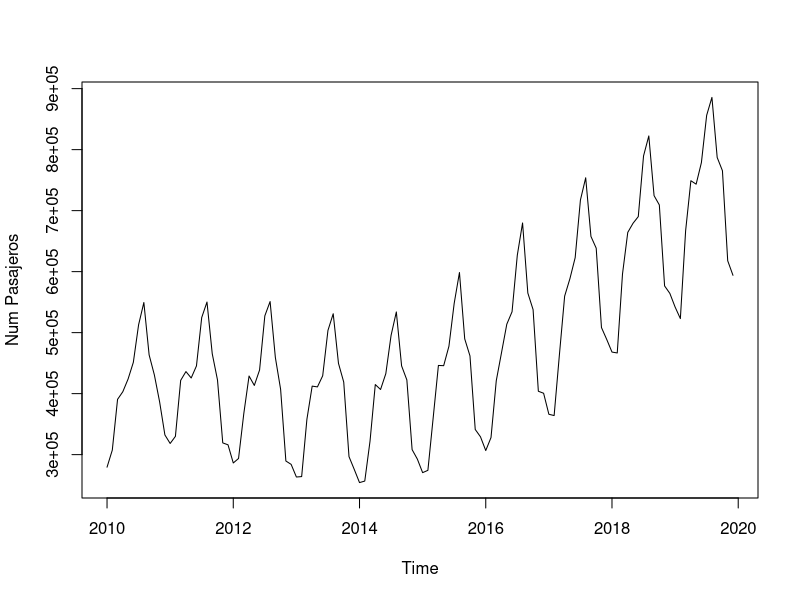
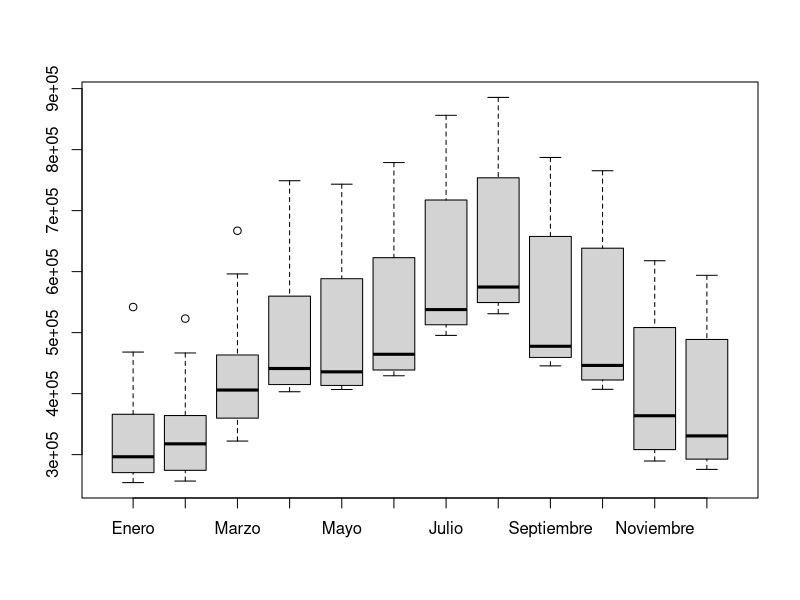
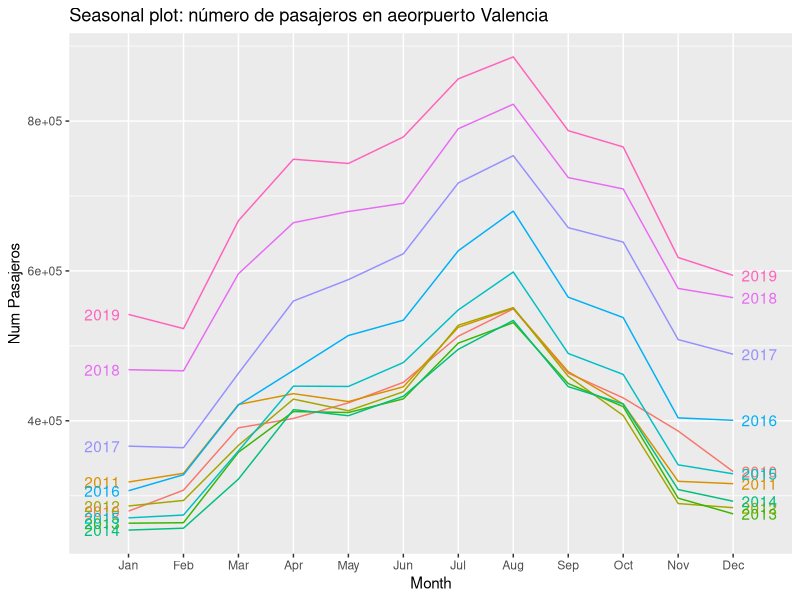
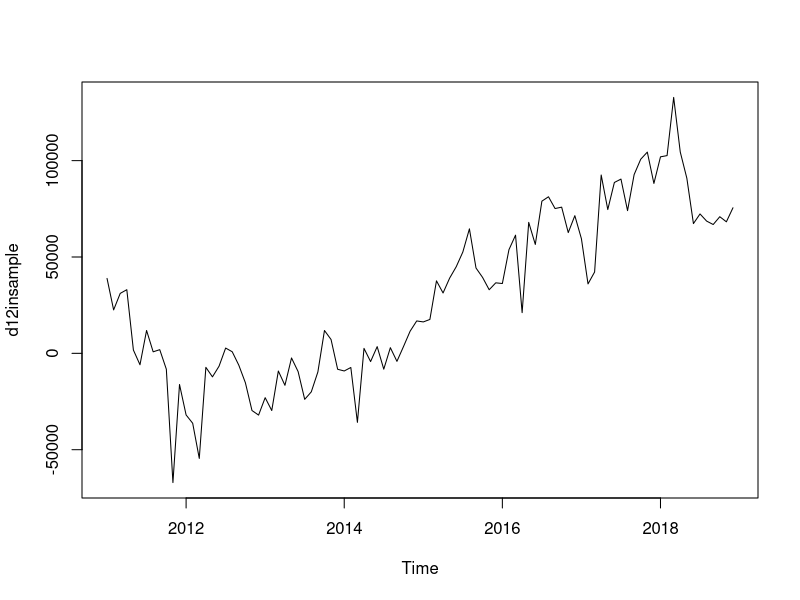
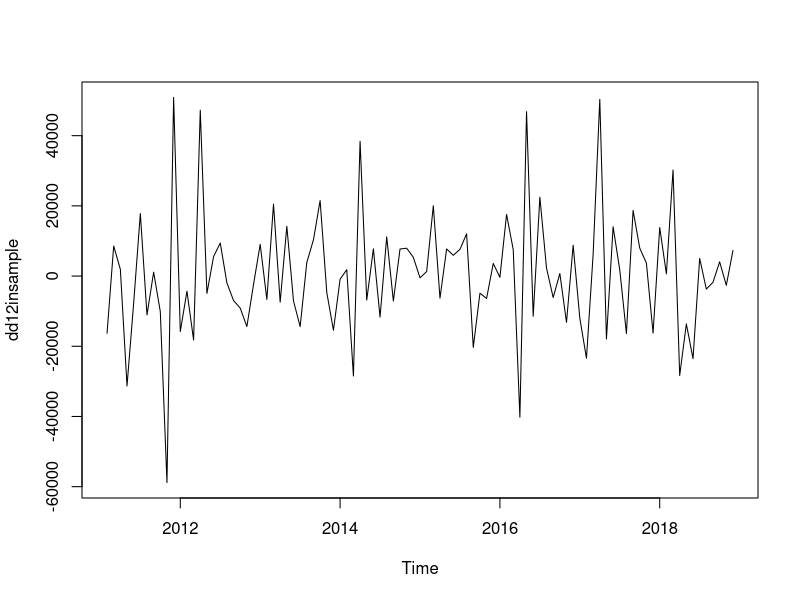
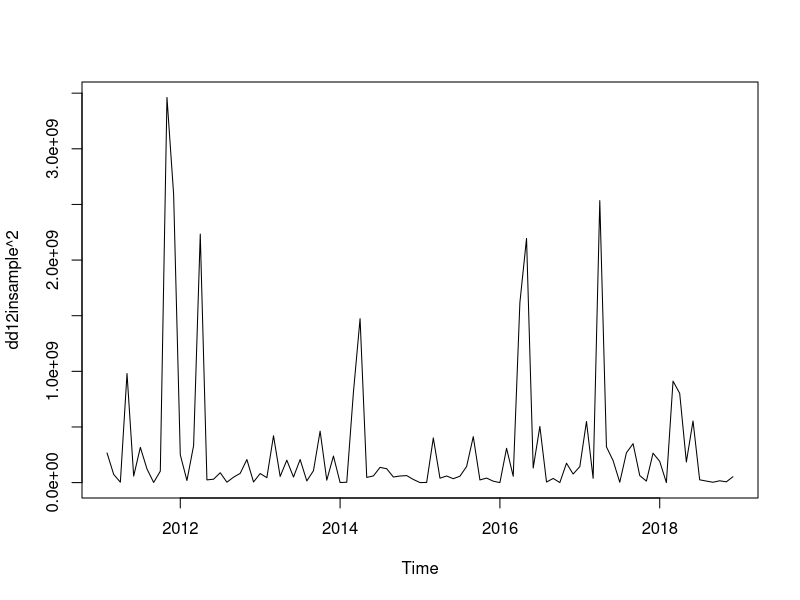

The R source for these figures, in order: (Note: this script raises an error after producing the figures.)
#Análisis de una serie temporal. Tráfico comercial en el aeropuerto de Valencia.

#En este caso práctico analizamos la serie temporal correspondiente al tráfico comercial en el aeropuerto de Valencia.  Cargamos los dos paquetes de R que vamos a utilizar en el análisis.


library(readr)
library(forecast)
remove(list=ls())
## **Ejemplo**: Tráfico comercial, aeropuerto de Valencia. Fuente: Ministerio de transportes, movilidad y agenda urbana (https://www.fomento.gob.es/BE/?nivel=2&orden=03000000).  

Dat_Pasajeros <- read.csv(file="Pasajeros.csv",header=TRUE,sep=";")
attach(Dat_Pasajeros)

T <- length(Total)
Pasajeros_ts <- ts(Total[121:T],start=c(2010,1),end=c(2019,12),frequency=12)

# Creamos una serie temporal con las observaciones a partir de enero de 2010. 
# Como se trata de datos mensuales, definimos frequency=12

# Descripción gráfica de la serie temporal

#Es habitual comenzar el análisis de una serie con la representación gráfica de los valores observados de la variable de interés en función del tiempo: 

plot(Pasajeros_ts,ylab="Num Pasajeros")


# A partir del gráfico temporal podemos apreciar una cierta evolución en el largo plazo (*tendencia*): durante los primeros cuatro años se observa una tendencia decreciente. A partir de 2014, la serie temporal toma valores cada vez mayores, es decir, la serie presenta una tendencia creciente. Por otro lado, se observa un comportamiento cíclico que se repite año tras año (*estacionalidad*), con un número mayor de pasajeros durante los meses de verano. La longitud del ciclo estacional es $c = 12$. 

# En este ejemplo, la estacionalidad de la serie se observa claramente en el gráfico temporal. No obstante, el diagrama de cajas por mes nos permite también valorar la presencia de estacionalidad.


Mes_ord <- factor(Mes[121:T],levels = c("Enero","Febrero","Marzo","Abril",
                                        "Mayo","Junio","Julio","Agosto","Septiembre","Octubre","Noviembre","Diciembre"))
# Ordenamos los meses para que los represente por orden temporal

boxplot(Total[121:T] ~ Mes_ord, ylab="", xlab="")

#Una gráfica estacional es similar a una gráfica temporal, excepto que los datos se dibujan contra las “estaciones” individuales en las que se observaron los datos. A continuación se ofrece un ejemplo:
library('ggplot2')
ggseasonplot(Pasajeros_ts, year.labels=TRUE, year.labels.left=TRUE) +
  ylab("Num Pasajeros") +
  ggtitle("Seasonal plot: número de pasajeros en aeorpuerto Valencia")



insample <- window(Pasajeros_ts,start=c(2010,1),end=c(2018,12))  
# ajuste desde enero de 2010 hasta diciembre de 2018
outsample <- window(Pasajeros_ts,start=c(2019,1),end=c(2019,12)) 
# reservamos 2019 para valorar la predicción


# Análisis de la serie mediante la metodología Box-Jenkins

# Dadas las características de la serie temporal: tendencia y estacionalidad, el primer paso del análisis es determinar la transformación estacionaria de la serie.

# Calculamos un diferencia estacional ($D = 1$):


d12insample <- diff(insample,12)
plot(d12insample)

#Parece que hemos quitado la estacionalidad, pero todavía queda la tendencia. Calculamos pues una diferencia regular ($d = 1$):

dd12insample <- diff(d12insample)
plot(dd12insample)


# plot squared values to see if variance is constant
plot(dd12insample^2)
# goldfeld-quandt
library(lmtest)
?gqtest
lm( dd12insample~.)
gqtest( lm(x~.,data=as.data.frame(dd12insample)) )
# large p-value we don't reject null hypothesis of homoscedasticity


#Podemos asumir que la serie diferenciada con $d = 1$ y $D = 1$ ya es estacionaria. Pasamos a examinar el correlograma y el correlograma parcial:

acf(dd12insample,lag.max=50)
pacf(dd12insample,lag.max=50)


# Si nos fijamos en los primeros retardos, podemos pensar:

# La función de autocorrelación tiene el primer coeficiente significativo, mientras que la función de autocorrelación parcial muestra decrecimiento: (p,d,q) = (0,1,1)

# La función de autocorrelación decrece y la función de autocorrelación parcial tiene el primer coeficiente significativo: (p,d,q) = (1,1,0)

# Las dos funciones muestran decrecimiento a partir del primer coeficiente: (p,d,q) = (1,1,1)

# Si nos fijamos en los retardos estacionales (Lag = 1, 2, 3, 4 ciclos estacionales), podemos pensar:

# No hay ningún coeficiente significativo: (P,D,Q) = (0,1,0)

# La función de autocorrelación tiene el primer coeficiente significativo, mientras que la función de autocorrelación parcial muestra decrecimiento: (P,D,Q) = (0,1,1)

# Veamos el ajuste proporcionado por los distintos modelos:
?arima

Pasajeros_model1 <- arima(insample, order=c(0,1,1), seasonal=list(order=c(0,1,0), period=12))
Pasajeros_model1

Pasajeros_model2 <- arima(insample, order=c(0,1,1), seasonal=list(order=c(0,1,1), period=12))
Pasajeros_model2

Pasajeros_model3 <- arima(insample, order=c(1,1,0), seasonal=list(order=c(0,1,0), period=12))
Pasajeros_model3

Pasajeros_model4 <- arima(insample, order=c(1,1,0), seasonal=list(order=c(0,1,1), period=12))
Pasajeros_model4

Pasajeros_model5 <- arima(insample, order=c(1,1,1), seasonal=list(order=c(0,1,0), period=12))
Pasajeros_model5

Pasajeros_model6 <- arima(insample, order=c(1,1,1), seasonal=list(order=c(0,1,1), period=12))
Pasajeros_model6

?auto.arima
# notar que checara todos los modelos con p<=5, q<=5, P<=2, Q<=2, d<=2, D=1, tal que 
# p+q+P+Q<=5 porque stepwise = FALSE, si no usa una heuristica
# approximation=FALSE ->
Pasajeros_model <- auto.arima(insample, stepwise=FALSE, approximation=FALSE)
Pasajeros_model

accuracy(Pasajeros_model)


# El modelo de menor AIC es (p,d,q)(P,D,Q) = (0,1,1)(0,1,1), que coincide con el modelo proporcionado por la función <code>auto.arima</code>. El MAPE asociado a este modelo es 2.4599. La ecuación del modelo es: 

#Veamos a continuación la representación gráfica del ajuste obtenido. Línea negra: valores reales, línea roja: valores ajustados. 


fitval <- Pasajeros_model$fitted # Valores ajustados

plot(insample,ylab="Num Pasajeros")
lines(fitval,col="red")


# Antes de pasar a la predicción, comprobamos que el modelo es válido. Como muestran las siguientes salidas, los residuos del modelo pueden considerarse ruido blanco. 

?checkresiduals
checkresiduals(Pasajeros_model,plot=TRUE)
# contraste ljung box, H0: no autocorrelation, large p-value we dont reject

#La predicción obtenida para los 12 meses de 2019 junto con el error de predicción vienen dados por:

pred <- forecast(Pasajeros_model,h=12)$mean
pred # Predicción puntual

plot(forecast(Pasajeros_model,h=12))

rmse_pred <- sqrt(mean((outsample-pred)^2))
mape_pred <- 100*mean(abs(outsample-pred)/outsample)
rmse_pred;mape_pred

# podriamos comparar con el siguiente mejor modelo segun AIC
pred4 <- forecast(Pasajeros_model4,h=12)$mean
pred4 # Predicción puntual

plot(forecast(Pasajeros_model4,h=12))

rmse_pred4 <- sqrt(mean((outsample-pred4)^2))
mape_pred4 <- 100*mean(abs(outsample-pred4)/outsample)
rmse_pred4;mape_pred4
rmse_pred;mape_pred
# asi que (0,1,1)(0,1,1) mejor que (1,1,0)(0,1,1)


# Finalmente, representamos gráficamente los valores reales de 2019 que habíamos reservado junto con la predicción puntual:


plot(pred, col="red",xaxt="n",xlab="Año 2019")
points(outsample,pch=19)

